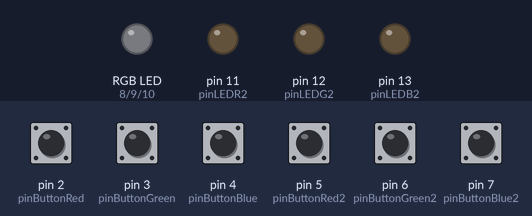
The sketch below on a simulated Arduino Uno, built with avr-gcc and run on an emulated ATmega328P. Shown: an RGB LED mixed from three pins (HIGH = lit), output pins drawn as LEDs (lit = HIGH). The inputs (shaded band) are chosen by the test bench; at power-on: pin 2 (pinButtonRed), pin 3 (pinButtonGreen), pin 4 (pinButtonBlue), pin 5 (pinButtonRed2), pin 6 (pinButtonGreen2), pin 7 (pinButtonBlue2) LOW.

Above: at 1.2 s.
1.3 s: pin 2 (pinButtonRed) pulled HIGH for 0.15 s
At 2.4 s:
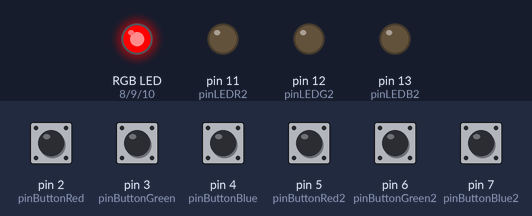
2.9 s: pin 3 (pinButtonGreen) pulled HIGH for 0.15 s
At 3.6 s:
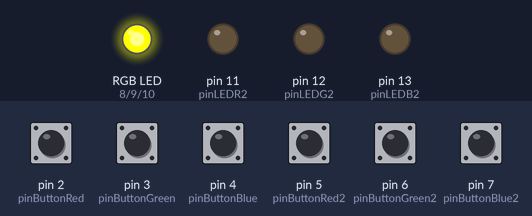
4.5 s: pin 4 (pinButtonBlue) pulled HIGH for 0.15 s
At 4.8 s:
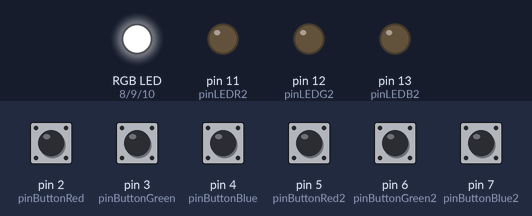
6.1 s: pin 5 (pinButtonRed2) pulled HIGH for 0.15 s
At 7.2 s:
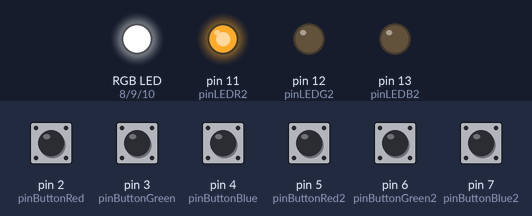
7.7 s: pin 6 (pinButtonGreen2) pulled HIGH for 0.15 s
At 8.4 s:
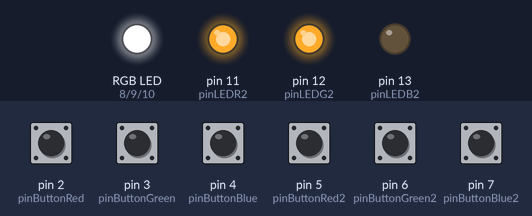
9.3 s: pin 7 (pinButtonBlue2) pulled HIGH for 0.15 s
At 9.7 s:
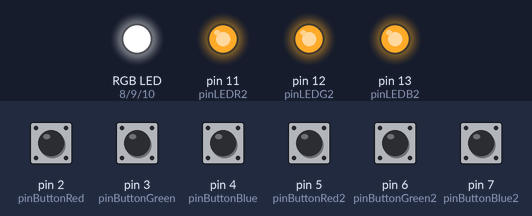
Timing chart, 0 to 11.9 s (numbered marks = the images above; inputs shaded):
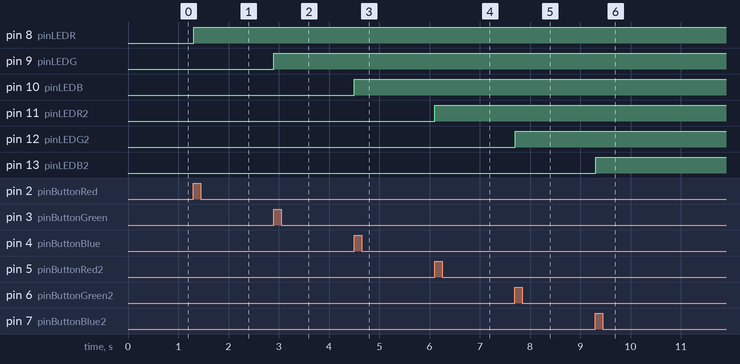

Measured:
- after the input at 1.3 s, pin 8 (pinLEDR): LOW → HIGH at once
- after the input at 2.9 s, pin 9 (pinLEDG): LOW → HIGH at once
- after the input at 4.5 s, pin 10 (pinLEDB): LOW → HIGH at once
- after the input at 6.1 s, pin 11 (pinLEDR2): LOW → HIGH at once
- after the input at 7.7 s, pin 12 (pinLEDG2): LOW → HIGH at once
- after the input at 9.3 s, pin 13 (pinLEDB2): LOW → HIGH at once

The sketch:

sketch_oct09a.ino
```cpp
const int pinLEDR = 8;
const int pinLEDG = 9;
const int pinLEDB = 10;
const int pinLEDR2 = 11; // 추가된 두 번째 RGB LED 핀
const int pinLEDG2 = 12; // 추가된 두 번째 RGB LED 핀
const int pinLEDB2 = 13; // 추가된 두 번째 RGB LED 핀

const int pinButtonRed = 2;
const int pinButtonGreen = 3;
const int pinButtonBlue = 4;
const int pinButtonRed2 = 5; // 추가된 두 번째 버튼 핀
const int pinButtonGreen2 = 6; // 추가된 두 번째 버튼 핀
const int pinButtonBlue2 = 7; // 추가된 두 번째 버튼 핀

boolean lastButtonRed = LOW;
boolean currentButtonRed = LOW;
boolean lastButtonGreen = LOW;
boolean currentButtonGreen = LOW;
boolean lastButtonBlue = LOW;
boolean currentButtonBlue = LOW;

boolean lastButtonRed2 = LOW;
boolean currentButtonRed2 = LOW;
boolean lastButtonGreen2 = LOW;
boolean currentButtonGreen2 = LOW;
boolean lastButtonBlue2 = LOW;
boolean currentButtonBlue2 = LOW;

boolean redLEDState = LOW;
boolean greenLEDState = LOW;
boolean blueLEDState = LOW;

boolean redLEDState2 = LOW;
boolean greenLEDState2 = LOW;
boolean blueLEDState2 = LOW;

void setup() {
  pinMode(pinLEDR, OUTPUT);
  pinMode(pinLEDG, OUTPUT);
  pinMode(pinLEDB, OUTPUT);
  pinMode(pinLEDR2, OUTPUT); // 추가된 두 번째 RGB LED 핀 설정
  pinMode(pinLEDG2, OUTPUT); // 추가된 두 번째 RGB LED 핀 설정
  pinMode(pinLEDB2, OUTPUT); // 추가된 두 번째 RGB LED 핀 설정
  pinMode(pinButtonRed, INPUT);
  pinMode(pinButtonGreen, INPUT);
  pinMode(pinButtonBlue, INPUT);
  pinMode(pinButtonRed2, INPUT); // 추가된 두 번째 버튼 핀 설정
  pinMode(pinButtonGreen2, INPUT); // 추가된 두 번째 버튼 핀 설정
  pinMode(pinButtonBlue2, INPUT); // 추가된 두 번째 버튼 핀 설정
}

boolean debounce(boolean last, int buttonPin) {
  boolean current = digitalRead(buttonPin);
  if (current != last) {
    delay(5);
    current = digitalRead(buttonPin);
  }
  return current;
}

void loop() {
  currentButtonRed = debounce(lastButtonRed, pinButtonRed);
  currentButtonGreen = debounce(lastButtonGreen, pinButtonGreen);
  currentButtonBlue = debounce(lastButtonBlue, pinButtonBlue);

  currentButtonRed2 = debounce(lastButtonRed2, pinButtonRed2);
  currentButtonGreen2 = debounce(lastButtonGreen2, pinButtonGreen2);
  currentButtonBlue2 = debounce(lastButtonBlue2, pinButtonBlue2);

  if (currentButtonRed == HIGH && lastButtonRed == LOW) {
    redLEDState = !redLEDState;
    digitalWrite(pinLEDR, redLEDState);
  }
  if (currentButtonGreen == HIGH && lastButtonGreen == LOW) {
    greenLEDState = !greenLEDState;
    digitalWrite(pinLEDG, greenLEDState);
  }
  if (currentButtonBlue == HIGH && lastButtonBlue == LOW) {
    blueLEDState = !blueLEDState;
    digitalWrite(pinLEDB, blueLEDState);
  }

  if (currentButtonRed2 == HIGH && lastButtonRed2 == LOW) {
    redLEDState2 = !redLEDState2;
    digitalWrite(pinLEDR2, redLEDState2);
  }
  if (currentButtonGreen2 == HIGH && lastButtonGreen2 == LOW) {
    greenLEDState2 = !greenLEDState2;
    digitalWrite(pinLEDG2, greenLEDState2);
  }
  if (currentButtonBlue2 == HIGH && lastButtonBlue2 == LOW) {
    blueLEDState2 = !blueLEDState2;
    digitalWrite(pinLEDB2, blueLEDState2);
  }

  lastButtonRed = currentButtonRed;
  lastButtonGreen = currentButtonGreen;
  lastButtonBlue = currentButtonBlue;
  lastButtonRed2 = currentButtonRed2;
  lastButtonGreen2 = currentButtonGreen2;
  lastButtonBlue2 = currentButtonBlue2;
}
```
